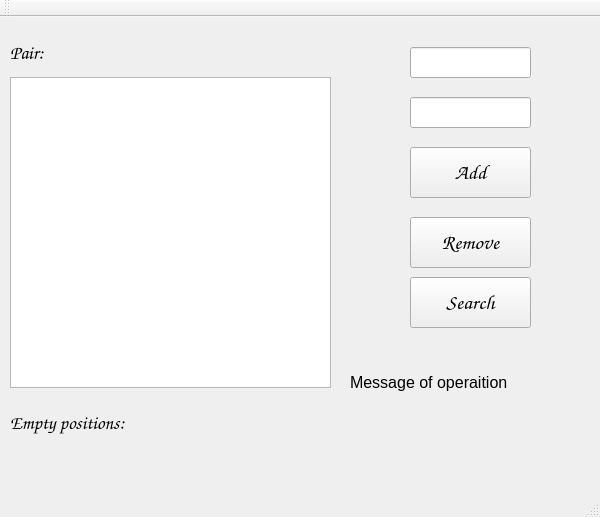
<?xml version="1.0" encoding="UTF-8"?>
<ui version="4.0">
 <class>SDAfinalprojectClass</class>
 <widget class="QMainWindow" name="SDAfinalprojectClass">
  <property name="geometry">
   <rect>
    <x>0</x>
    <y>0</y>
    <width>600</width>
    <height>517</height>
   </rect>
  </property>
  <property name="windowTitle">
   <string>SDAfinalproject</string>
  </property>
  <widget class="QWidget" name="centralWidget">
   <widget class="QListWidget" name="multiMapElementsListWidget">
    <property name="geometry">
     <rect>
      <x>10</x>
      <y>60</y>
      <width>321</width>
      <height>311</height>
     </rect>
    </property>
    <property name="font">
     <font>
      <family>Comic Sans MS</family>
      <pointsize>12</pointsize>
     </font>
    </property>
   </widget>
   <widget class="QLineEdit" name="keyLineEdit">
    <property name="geometry">
     <rect>
      <x>410</x>
      <y>30</y>
      <width>121</width>
      <height>31</height>
     </rect>
    </property>
    <property name="font">
     <font>
      <family>Comic Sans MS</family>
      <pointsize>12</pointsize>
     </font>
    </property>
   </widget>
   <widget class="QLineEdit" name="valueLineEdit">
    <property name="geometry">
     <rect>
      <x>410</x>
      <y>80</y>
      <width>121</width>
      <height>31</height>
     </rect>
    </property>
    <property name="font">
     <font>
      <family>Comic Sans MS</family>
      <pointsize>12</pointsize>
     </font>
    </property>
   </widget>
   <widget class="QPushButton" name="addButton">
    <property name="geometry">
     <rect>
      <x>410</x>
      <y>130</y>
      <width>121</width>
      <height>51</height>
     </rect>
    </property>
    <property name="font">
     <font>
      <family>Comic Sans MS</family>
      <pointsize>16</pointsize>
     </font>
    </property>
    <property name="text">
     <string>Add</string>
    </property>
   </widget>
   <widget class="QPushButton" name="removeButton">
    <property name="geometry">
     <rect>
      <x>410</x>
      <y>200</y>
      <width>121</width>
      <height>51</height>
     </rect>
    </property>
    <property name="font">
     <font>
      <family>Comic Sans MS</family>
      <pointsize>16</pointsize>
     </font>
    </property>
    <property name="text">
     <string>Remove</string>
    </property>
   </widget>
   <widget class="QLabel" name="errorLabel">
    <property name="geometry">
     <rect>
      <x>350</x>
      <y>330</y>
      <width>231</width>
      <height>71</height>
     </rect>
    </property>
    <property name="font">
     <font>
      <pointsize>12</pointsize>
     </font>
    </property>
    <property name="text">
     <string>Message of operaition</string>
    </property>
   </widget>
   <widget class="QLabel" name="emptyPositionsLabel">
    <property name="geometry">
     <rect>
      <x>10</x>
      <y>380</y>
      <width>371</width>
      <height>51</height>
     </rect>
    </property>
    <property name="font">
     <font>
      <family>Comic Sans MS</family>
      <pointsize>14</pointsize>
     </font>
    </property>
    <property name="text">
     <string>Empty positions: </string>
    </property>
   </widget>
   <widget class="QLabel" name="pairLabel">
    <property name="geometry">
     <rect>
      <x>10</x>
      <y>10</y>
      <width>371</width>
      <height>51</height>
     </rect>
    </property>
    <property name="font">
     <font>
      <family>Comic Sans MS</family>
      <pointsize>14</pointsize>
     </font>
    </property>
    <property name="text">
     <string>Pair: &lt;student,class&gt;</string>
    </property>
   </widget>
   <widget class="QPushButton" name="searchButton">
    <property name="geometry">
     <rect>
      <x>410</x>
      <y>260</y>
      <width>121</width>
      <height>51</height>
     </rect>
    </property>
    <property name="font">
     <font>
      <family>Comic Sans MS</family>
      <pointsize>16</pointsize>
     </font>
    </property>
    <property name="text">
     <string>Search</string>
    </property>
   </widget>
  </widget>
  <widget class="QMenuBar" name="menuBar">
   <property name="geometry">
    <rect>
     <x>0</x>
     <y>0</y>
     <width>600</width>
     <height>21</height>
    </rect>
   </property>
  </widget>
  <widget class="QToolBar" name="mainToolBar">
   <attribute name="toolBarArea">
    <enum>TopToolBarArea</enum>
   </attribute>
   <attribute name="toolBarBreak">
    <bool>false</bool>
   </attribute>
  </widget>
  <widget class="QStatusBar" name="statusBar"/>
 </widget>
 <layoutdefault spacing="6" margin="11"/>
 <resources>
  <include location="SDAfinalproject.qrc"/>
 </resources>
 <connections/>
</ui>
